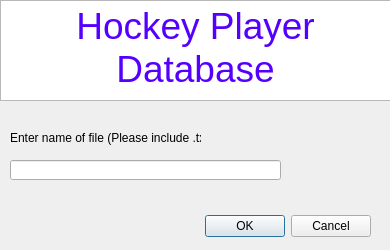
<?xml version="1.0" encoding="UTF-8"?>
<ui version="4.0">
 <class>StartDialog</class>
 <widget class="QDialog" name="StartDialog">
  <property name="geometry">
   <rect>
    <x>0</x>
    <y>0</y>
    <width>390</width>
    <height>250</height>
   </rect>
  </property>
  <property name="windowTitle">
   <string>Dialog</string>
  </property>
  <widget class="QDialogButtonBox" name="buttonBox">
   <property name="geometry">
    <rect>
     <x>30</x>
     <y>210</y>
     <width>341</width>
     <height>32</height>
    </rect>
   </property>
   <property name="orientation">
    <enum>Qt::Horizontal</enum>
   </property>
   <property name="standardButtons">
    <set>QDialogButtonBox::Cancel|QDialogButtonBox::Ok</set>
   </property>
  </widget>
  <widget class="QTextEdit" name="textEdit">
   <property name="geometry">
    <rect>
     <x>0</x>
     <y>0</y>
     <width>391</width>
     <height>101</height>
    </rect>
   </property>
   <property name="html">
    <string>&lt;!DOCTYPE HTML PUBLIC &quot;-//W3C//DTD HTML 4.0//EN&quot; &quot;http://www.w3.org/TR/REC-html40/strict.dtd&quot;&gt;
&lt;html&gt;&lt;head&gt;&lt;meta name=&quot;qrichtext&quot; content=&quot;1&quot; /&gt;&lt;style type=&quot;text/css&quot;&gt;
p, li { white-space: pre-wrap; }
&lt;/style&gt;&lt;/head&gt;&lt;body style=&quot; font-family:'MS Shell Dlg 2'; font-size:8.25pt; font-weight:400; font-style:normal;&quot;&gt;
&lt;p align=&quot;center&quot; style=&quot; margin-top:0px; margin-bottom:0px; margin-left:0px; margin-right:0px; -qt-block-indent:0; text-indent:0px;&quot;&gt;&lt;span style=&quot; font-size:28pt; color:#5500ff;&quot;&gt;Hockey Player Database&lt;/span&gt;&lt;/p&gt;&lt;/body&gt;&lt;/html&gt;</string>
   </property>
  </widget>
  <widget class="QLabel" name="label">
   <property name="geometry">
    <rect>
     <x>10</x>
     <y>130</y>
     <width>191</width>
     <height>16</height>
    </rect>
   </property>
   <property name="text">
    <string>Enter name of file (Please include .txt):</string>
   </property>
  </widget>
  <widget class="QLineEdit" name="lineEdit">
   <property name="geometry">
    <rect>
     <x>10</x>
     <y>160</y>
     <width>271</width>
     <height>20</height>
    </rect>
   </property>
  </widget>
 </widget>
 <resources/>
 <connections>
  <connection>
   <sender>buttonBox</sender>
   <signal>rejected()</signal>
   <receiver>StartDialog</receiver>
   <slot>reject()</slot>
   <hints>
    <hint type="sourcelabel">
     <x>316</x>
     <y>230</y>
    </hint>
    <hint type="destinationlabel">
     <x>286</x>
     <y>249</y>
    </hint>
   </hints>
  </connection>
  <connection>
   <sender>buttonBox</sender>
   <signal>accepted()</signal>
   <receiver>StartDialog</receiver>
   <slot>accept()</slot>
   <hints>
    <hint type="sourcelabel">
     <x>248</x>
     <y>224</y>
    </hint>
    <hint type="destinationlabel">
     <x>157</x>
     <y>249</y>
    </hint>
   </hints>
  </connection>
 </connections>
</ui>
